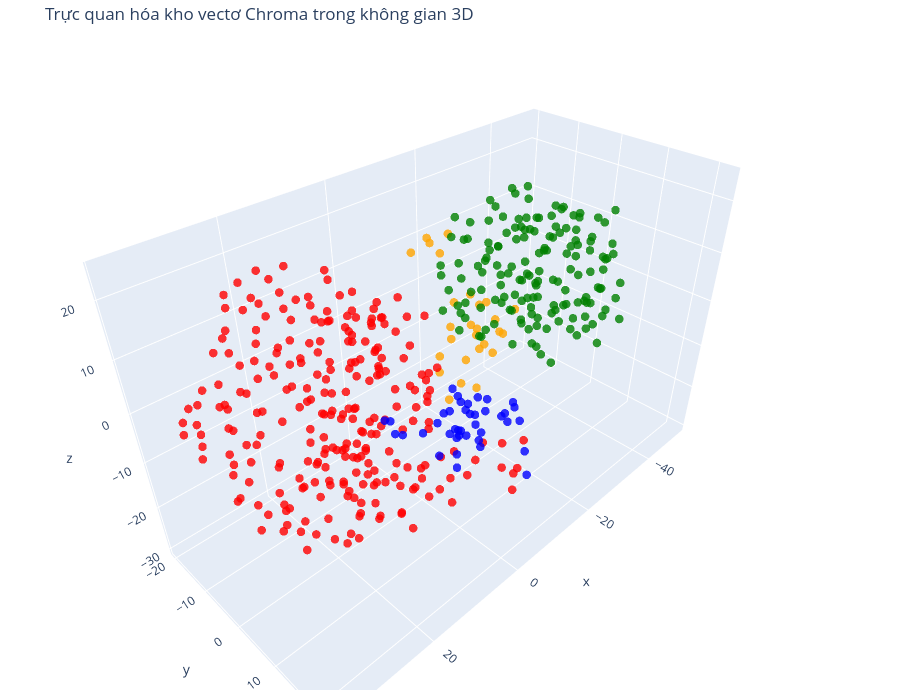

This figure's notebook cell:
### Code cell
tsne = TSNE(n_components=3, random_state=42)  # Khởi tạo t-SNE để giảm số chiều của vectơ.
reduced_vectors = tsne.fit_transform(vectors)  # Giảm các vectơ xuống số chiều cần trực quan hóa.

# Tạo biểu đồ phân tán 3D
fig = go.Figure(data=[go.Scatter3d(  # Tạo đối tượng biểu đồ Plotly.
    x=reduced_vectors[:, 0],  # Gán dữ liệu tọa độ cho trục x của biểu đồ.
    y=reduced_vectors[:, 1],  # Gán dữ liệu tọa độ cho trục y của biểu đồ.
    z=reduced_vectors[:, 2],  # Gán dữ liệu tọa độ cho trục z của biểu đồ.
    mode='markers',  # Chọn chế độ hiển thị bằng các điểm đánh dấu.
    marker=dict(size=5, color=colors, opacity=0.8),  # Cấu hình kích thước, màu và độ trong suốt của các điểm.
    text=[f"Loại: {t}<br>Văn bản: {d[:100]}..." for t, d in zip(doc_types, documents)],  # Tạo nội dung mô tả hiển thị khi rê chuột qua từng điểm.
    hoverinfo='text'  # Yêu cầu Plotly dùng phần văn bản làm thông tin khi rê chuột.
)])  # Đóng cấu trúc dữ liệu hoặc lời gọi hàm nhiều dòng.

fig.update_layout(  # Cấu hình tiêu đề, trục, kích thước và lề của biểu đồ.
    title='Trực quan hóa kho vectơ Chroma trong không gian 3D',  # Đặt tiêu đề hiển thị cho biểu đồ.
    scene=dict(xaxis_title='x', yaxis_title='y', zaxis_title='z'),  # Đặt nhãn cho các trục trong vùng biểu đồ.
    width=900,  # Đặt chiều rộng của biểu đồ theo pixel.
    height=700,  # Đặt chiều cao của biểu đồ theo pixel.
    margin=dict(r=10, b=10, l=10, t=40)  # Đặt khoảng lề xung quanh biểu đồ.
)  # Đóng cấu trúc dữ liệu hoặc lời gọi hàm nhiều dòng.

fig.show()  # Hiển thị biểu đồ Plotly trong notebook.

### Figure 1 — Plotly figure (JSON) as saved in the notebook; plotly's stock layout.template omitted (floating-point values rounded to 4 significant figures; data arrays with more than 128 entries replaced by an {"elided": "..."} marker saying what was removed)
{"data": [{"hoverinfo": "text", "marker": {"color": {"elided": "476 str values"}, "opacity": 0.8, "size": 5}, "mode": "markers", "text": {"elided": "476 str values"}, "type": "scatter3d", "x": {"elided": "476 float values"}, "y": {"elided": "476 float values"}, "z": {"elided": "476 float values"}}], "layout": {"height": 700, "margin": {"b": 10, "l": 10, "r": 10, "t": 40}, "scene": {"xaxis": {"title": {"text": "x"}}, "yaxis": {"title": {"text": "y"}}, "zaxis": {"title": {"text": "z"}}}, "title": {"text": "Trực quan hóa kho vectơ Chroma trong không gian 3D"}, "width": 900}}
